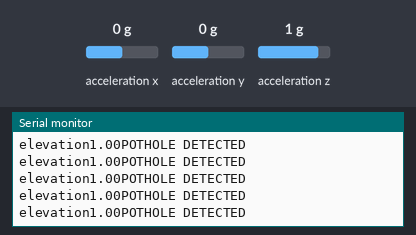
Recording of a sketch running on a simulated ESP8266 (NodeMCU). Parts: the last lines printed to the serial monitor. The test bench sets the inputs (shaded band); at power-on: acceleration z 1 g, acceleration x 0 g, acceleration y 0 g. WiFi joins after 1.5 s; servers stay silent unless stated.

Above: at 3.0 s.
3.1 s: acceleration z set to -0.2 g
At 3.27 s:
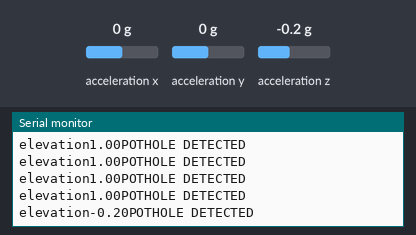
4.6 s: acceleration z set to -0.5 g
At 4.83 s:
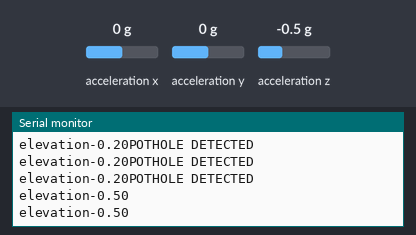

The sketch:

ADXL345.ino
```cpp
// (licence header left out)
/* Comment this out to disable prints and save space */
#define BLYNK_PRINT Serial


#include <ESP8266WiFi.h>
#include <BlynkSimpleEsp8266.h>
#include <Wire.h>
#include <Adafruit_Sensor.h>
#include <Adafruit_ADXL345_U.h>
Adafruit_ADXL345_Unified accel = Adafruit_ADXL345_Unified(12345);

// You should get Auth Token in the Blynk App.
// Go to the Project Settings (nut icon).
char auth[] = "b2bd616492d34b38b14fe3d03656b79f";

// Your WiFi credentials.
// Set password to "" for open networks.
char ssid[] = "ssiD";
char pass[] = "123456789";
float Elevation;
float Reading;
WidgetLCD lcd1(V2);

void setup()
{
  Serial.begin(9600);

  Blynk.begin(auth, ssid, pass);
  if(!accel.begin())
  {
    Serial.println("Ooops, no ADXL345 detected ... Check your wiring!");
    while(1);
  }
  accel.setRange(ADXL345_RANGE_16_G);

}

void loop()
{
  lcd1.clear();
  lcd1.print(0,0,"AccReading");
  delay(100);

  sensors_event_t event;
  accel.getEvent(&event);
  Reading=((event.acceleration.z)/9.8);
  Serial.print("elevation");
  Serial.print(Reading);
  if(Reading>-0.4)
  {
   Serial.print("POTHOLE DETECTED");
   lcd1.print(1,1,"POTHOLE DETECTED");
   delay(100);
  }
  Serial.print("\n");

  Blynk.run();
}
```

Measured:
- the behaviour switches between -0.3 and -0.4 g on acceleration z (found by bisection; images 1 and 2)
- after the input at 3.1 s, the serial monitor: prints a new line at once (image 1)
- after the input at 4.6 s, the serial monitor: prints a new line after 0.13 s (image 2)
